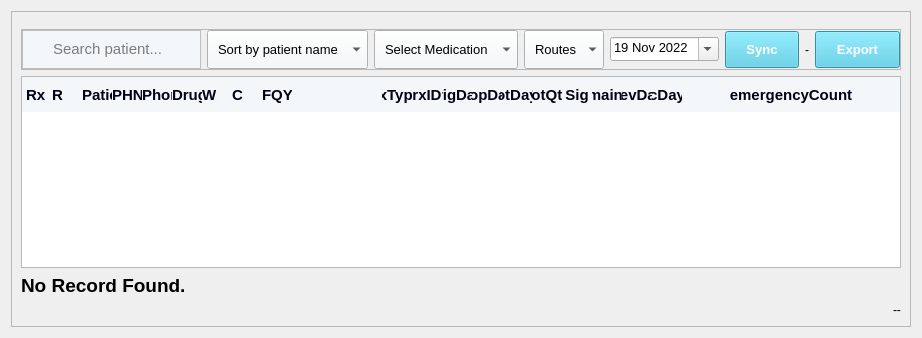
<?xml version="1.0" encoding="UTF-8"?>
<ui version="4.0">
 <class>Form</class>
 <widget class="QWidget" name="Form">
  <property name="geometry">
   <rect>
    <x>0</x>
    <y>0</y>
    <width>895</width>
    <height>337</height>
   </rect>
  </property>
  <property name="windowTitle">
   <string>Form</string>
  </property>
  <layout class="QVBoxLayout" name="verticalLayout">
   <item>
    <widget class="QFrame" name="viewDispensePage">
     <property name="styleSheet">
      <string notr="true">background:#FFFFFF;
font-family:Nirmala UI;
/*border:1px solid lightgrey</string>
     </property>
     <property name="frameShape">
      <enum>QFrame::StyledPanel</enum>
     </property>
     <property name="frameShadow">
      <enum>QFrame::Raised</enum>
     </property>
     <layout class="QGridLayout" name="gridLayout_6" columnstretch="0">
      <property name="leftMargin">
       <number>9</number>
      </property>
      <property name="topMargin">
       <number>17</number>
      </property>
      <property name="rightMargin">
       <number>9</number>
      </property>
      <property name="bottomMargin">
       <number>9</number>
      </property>
      <item row="1" column="0" alignment="Qt::AlignTop">
       <widget class="QFrame" name="frame_28">
        <property name="sizePolicy">
         <sizepolicy hsizetype="Preferred" vsizetype="Maximum">
          <horstretch>0</horstretch>
          <verstretch>0</verstretch>
         </sizepolicy>
        </property>
        <property name="frameShape">
         <enum>QFrame::StyledPanel</enum>
        </property>
        <property name="frameShadow">
         <enum>QFrame::Raised</enum>
        </property>
        <layout class="QHBoxLayout" name="horizontalLayout_27">
         <property name="leftMargin">
          <number>0</number>
         </property>
         <property name="topMargin">
          <number>0</number>
         </property>
         <property name="rightMargin">
          <number>0</number>
         </property>
         <property name="bottomMargin">
          <number>0</number>
         </property>
         <item>
          <widget class="QFrame" name="frame_29">
           <property name="maximumSize">
            <size>
             <width>300</width>
             <height>16777215</height>
            </size>
           </property>
           <property name="styleSheet">
            <string notr="true">background:#F4F7F9;</string>
           </property>
           <property name="frameShape">
            <enum>QFrame::StyledPanel</enum>
           </property>
           <property name="frameShadow">
            <enum>QFrame::Raised</enum>
           </property>
           <layout class="QHBoxLayout" name="horizontalLayout_2">
            <property name="spacing">
             <number>6</number>
            </property>
            <property name="leftMargin">
             <number>15</number>
            </property>
            <property name="topMargin">
             <number>0</number>
            </property>
            <property name="rightMargin">
             <number>9</number>
            </property>
            <property name="bottomMargin">
             <number>0</number>
            </property>
            <item alignment="Qt::AlignLeft">
             <widget class="QLabel" name="label_45">
              <property name="sizePolicy">
               <sizepolicy hsizetype="Preferred" vsizetype="Preferred">
                <horstretch>0</horstretch>
                <verstretch>0</verstretch>
               </sizepolicy>
              </property>
              <property name="styleSheet">
               <string notr="true">background:#F4F7F9;</string>
              </property>
              <property name="text">
               <string/>
              </property>
              <property name="pixmap">
               <pixmap>:/icon/images/search.svg</pixmap>
              </property>
             </widget>
            </item>
            <item>
             <widget class="QLineEdit" name="txtSearchPatientDispense">
              <property name="sizePolicy">
               <sizepolicy hsizetype="MinimumExpanding" vsizetype="Fixed">
                <horstretch>0</horstretch>
                <verstretch>0</verstretch>
               </sizepolicy>
              </property>
              <property name="font">
               <font>
                <family>Nirmala UI</family>
                <pointsize>11</pointsize>
                <weight>50</weight>
                <bold>false</bold>
               </font>
              </property>
              <property name="styleSheet">
               <string notr="true">background:#F4F7F9;
font-size:11pt;
border-radius:none</string>
              </property>
              <property name="placeholderText">
               <string>Search patient...</string>
              </property>
             </widget>
            </item>
           </layout>
          </widget>
         </item>
         <item alignment="Qt::AlignLeft">
          <widget class="QComboBox" name="sortDispenseCombo">
           <property name="font">
            <font>
             <family>Nirmala UI</family>
             <pointsize>10</pointsize>
            </font>
           </property>
           <property name="focusPolicy">
            <enum>Qt::NoFocus</enum>
           </property>
           <property name="styleSheet">
            <string notr="true">#sortDispenseCombo{
background:#F4F7F9;
padding:10px;
font-size:10pt
}
#sortDispenseCombo::drop-down{
	border:0px;
	image:url(:/icon/images/down_arrow.svg);
	padding:17px 15px 0px 0px;
}
#sortDispenseCombo QListView {
    border: 1px solid lightgrey;
    border-radius: 0px;
}
#sortDispenseCombo QListView:item{
padding:6px;
}</string>
           </property>
           <property name="iconSize">
            <size>
             <width>28</width>
             <height>42</height>
            </size>
           </property>
           <item>
            <property name="text">
             <string>Sort by patient name</string>
            </property>
           </item>
           <item>
            <property name="text">
             <string>Sort by route</string>
            </property>
           </item>
          </widget>
         </item>
         <item>
          <widget class="QComboBox" name="comboDrug">
           <property name="sizePolicy">
            <sizepolicy hsizetype="MinimumExpanding" vsizetype="Fixed">
             <horstretch>0</horstretch>
             <verstretch>0</verstretch>
            </sizepolicy>
           </property>
           <property name="font">
            <font>
             <family>Nirmala UI</family>
             <pointsize>10</pointsize>
            </font>
           </property>
           <property name="focusPolicy">
            <enum>Qt::NoFocus</enum>
           </property>
           <property name="styleSheet">
            <string notr="true">#comboDrug{
background:#F4F7F9;
padding:10px;
}
#comboDrug::drop-down{
image:url(:/icon/images/down_arrow.svg);
padding:17px 15px 0px 0px;
}
#comboDrug QListView {
    border: 1px solid lightgrey;
    border-radius: 0px;
}
#comboDrug QListView:item{
padding:6px;
width:20px
}</string>
           </property>
           <property name="iconSize">
            <size>
             <width>28</width>
             <height>42</height>
            </size>
           </property>
           <item>
            <property name="text">
             <string>Select Medication</string>
            </property>
           </item>
           <item>
            <property name="text">
             <string>All</string>
            </property>
           </item>
          </widget>
         </item>
         <item>
          <widget class="QComboBox" name="comboRoute">
           <property name="sizePolicy">
            <sizepolicy hsizetype="Preferred" vsizetype="Fixed">
             <horstretch>0</horstretch>
             <verstretch>0</verstretch>
            </sizepolicy>
           </property>
           <property name="font">
            <font>
             <family>Nirmala UI</family>
             <pointsize>10</pointsize>
            </font>
           </property>
           <property name="focusPolicy">
            <enum>Qt::NoFocus</enum>
           </property>
           <property name="styleSheet">
            <string notr="true">#comboRoute {
    background: #F4F7F9;
    padding: 10px;
}

#comboRoute::drop-down {
    image: url(:/icon/images/down_arrow.svg);
    padding: 17px 15px 0px 0px;
}

#comboRoute QListView {
    border: 1px solid lightgrey;
    border-radius: 0px;
}

#comboRoute QListView::item {
    padding: 6px;
}

QScrollBar::handle:vertical {
    background-color: rgb(218, 221, 222);
}
</string>
           </property>
           <property name="iconSize">
            <size>
             <width>28</width>
             <height>42</height>
            </size>
           </property>
           <item>
            <property name="text">
             <string>Routes</string>
            </property>
           </item>
           <item>
            <property name="text">
             <string>All</string>
            </property>
           </item>
          </widget>
         </item>
         <item>
          <widget class="CustomDateEdit" name="dateEditViewDispense">
           <property name="sizePolicy">
            <sizepolicy hsizetype="Minimum" vsizetype="Fixed">
             <horstretch>0</horstretch>
             <verstretch>0</verstretch>
            </sizepolicy>
           </property>
           <property name="minimumSize">
            <size>
             <width>109</width>
             <height>0</height>
            </size>
           </property>
           <property name="font">
            <font>
             <family>Nirmala UI</family>
             <pointsize>10</pointsize>
            </font>
           </property>
           <property name="focusPolicy">
            <enum>Qt::ClickFocus</enum>
           </property>
           <property name="styleSheet">
            <string notr="true">QDateEdit{
padding:10px;
background:#F4F7F9;
}
QDateEdit::drop-down{
image:url(:/icon/images/down_arrow.svg);
padding:17px 12px 17px 0px;
/*border:1px solid lightgrey;*/
}
QCalendarWidget QToolButton {
/* Style navigation buttons */
background-color: transparent;
color: black;
width:90px;
}
QCalendarWidget QToolButton:hover {
/* Hover effect for navigation buttons */
background-color: #e0e0e0;
}
 /* Hover on list of  month items */
QCalendarWidget QMenu::item:selected {
background-color:rgb(72, 201, 227);
color: white;
}
/* Hover on month button*/
/*QCalendarWidget QWidget#qt_calendar_monthbutton:hover {
color: #66bb6a; 
}


/*background color for dates*/
/*QCalendarWidget QAbstractItemView:enabled{
background-color: yellow;
color: black;
}
QCalendarWidget QMenu{
color: black;
}
/*css for list of month*/
/*QCalendarWidget QMenu::item {
padding: 5px 10px;
background-color: pink;
color: yellow;
}
</string>
           </property>
           <property name="alignment">
            <set>Qt::AlignLeading|Qt::AlignLeft|Qt::AlignTop</set>
           </property>
           <property name="buttonSymbols">
            <enum>QAbstractSpinBox::NoButtons</enum>
           </property>
           <property name="minimumDate">
            <date>
             <year>2022</year>
             <month>11</month>
             <day>19</day>
            </date>
           </property>
           <property name="calendarPopup">
            <bool>true</bool>
           </property>
           <property name="timeSpec">
            <enum>Qt::UTC</enum>
           </property>
          </widget>
         </item>
         <item>
          <widget class="QPushButton" name="btnSync">
           <property name="cursor">
            <cursorShape>PointingHandCursor</cursorShape>
           </property>
           <property name="focusPolicy">
            <enum>Qt::NoFocus</enum>
           </property>
           <property name="styleSheet">
            <string notr="true">QPushButton{
background:#48C9E3;
color:#FFFFFF;
padding:10px 20px;
font-family:Nirmala UI;
font-weight: 900;
font-size:10pt
}</string>
           </property>
           <property name="text">
            <string>Sync</string>
           </property>
          </widget>
         </item>
         <item>
          <widget class="QLabel" name="animateLbl">
           <property name="text">
            <string>-</string>
           </property>
          </widget>
         </item>
         <item>
          <widget class="QPushButton" name="btnExport">
           <property name="cursor">
            <cursorShape>PointingHandCursor</cursorShape>
           </property>
           <property name="focusPolicy">
            <enum>Qt::NoFocus</enum>
           </property>
           <property name="styleSheet">
            <string notr="true">QPushButton{
background:#48C9E3;
color:#FFFFFF;
padding:10px 20px;
font-family:Nirmala UI;
font-weight: 900;
font-size:10pt
}</string>
           </property>
           <property name="text">
            <string>Export</string>
           </property>
          </widget>
         </item>
        </layout>
       </widget>
      </item>
      <item row="4" column="0" alignment="Qt::AlignRight">
       <widget class="QLabel" name="infoViewDispense">
        <property name="sizePolicy">
         <sizepolicy hsizetype="Preferred" vsizetype="Maximum">
          <horstretch>0</horstretch>
          <verstretch>0</verstretch>
         </sizepolicy>
        </property>
        <property name="styleSheet">
         <string notr="true">font-family:Nirmala UI;</string>
        </property>
        <property name="text">
         <string>--</string>
        </property>
       </widget>
      </item>
      <item row="2" column="0">
       <widget class="QTableWidget" name="tableDispense">
        <property name="enabled">
         <bool>true</bool>
        </property>
        <property name="sizePolicy">
         <sizepolicy hsizetype="Expanding" vsizetype="MinimumExpanding">
          <horstretch>0</horstretch>
          <verstretch>0</verstretch>
         </sizepolicy>
        </property>
        <property name="font">
         <font>
          <family>Nirmala UI</family>
          <pointsize>10</pointsize>
         </font>
        </property>
        <property name="focusPolicy">
         <enum>Qt::NoFocus</enum>
        </property>
        <property name="styleSheet">
         <string notr="true">QTableWidget {
	font-size:10pt
}
QHeaderView::section {
    background-color: #F4F7F9;
    color: #020014;
	font-weight:700;
	border:none;
	height:35px;
	font-family:Nirmala UI;
	font-size:11pt
}
QTableWidget::Item{
border-bottom:1px dashed grey;
}
QScrollBar::handle:vertical{
background-color:rgb(218, 221, 222)
}
QScrollBar::handle:horizontal{
background-color:rgb(218, 221, 222)
}</string>
        </property>
        <property name="autoScroll">
         <bool>true</bool>
        </property>
        <property name="editTriggers">
         <set>QAbstractItemView::NoEditTriggers</set>
        </property>
        <property name="selectionBehavior">
         <enum>QAbstractItemView::SelectRows</enum>
        </property>
        <property name="showGrid">
         <bool>false</bool>
        </property>
        <attribute name="horizontalHeaderCascadingSectionResizes">
         <bool>true</bool>
        </attribute>
        <attribute name="horizontalHeaderDefaultSectionSize">
         <number>30</number>
        </attribute>
        <attribute name="horizontalHeaderMinimumSectionSize">
         <number>20</number>
        </attribute>
        <attribute name="horizontalHeaderStretchLastSection">
         <bool>true</bool>
        </attribute>
        <attribute name="verticalHeaderVisible">
         <bool>false</bool>
        </attribute>
        <attribute name="verticalHeaderDefaultSectionSize">
         <number>39</number>
        </attribute>
        <column>
         <property name="text">
          <string> Rx</string>
         </property>
         <property name="textAlignment">
          <set>AlignLeading|AlignVCenter</set>
         </property>
        </column>
        <column>
         <property name="text">
          <string>R</string>
         </property>
         <property name="textAlignment">
          <set>AlignLeading|AlignVCenter</set>
         </property>
        </column>
        <column>
         <property name="text">
          <string>Patient</string>
         </property>
         <property name="textAlignment">
          <set>AlignLeading|AlignVCenter</set>
         </property>
        </column>
        <column>
         <property name="text">
          <string>PHN</string>
         </property>
         <property name="textAlignment">
          <set>AlignLeading|AlignVCenter</set>
         </property>
        </column>
        <column>
         <property name="text">
          <string>Phone</string>
         </property>
         <property name="textAlignment">
          <set>AlignLeading|AlignVCenter</set>
         </property>
        </column>
        <column>
         <property name="text">
          <string>Drug</string>
         </property>
         <property name="textAlignment">
          <set>AlignLeading|AlignVCenter</set>
         </property>
        </column>
        <column>
         <property name="text">
          <string>W</string>
         </property>
         <property name="textAlignment">
          <set>AlignLeading|AlignVCenter</set>
         </property>
        </column>
        <column>
         <property name="text">
          <string>C</string>
         </property>
         <property name="textAlignment">
          <set>AlignLeading|AlignVCenter</set>
         </property>
        </column>
        <column>
         <property name="text">
          <string>FQY</string>
         </property>
         <property name="textAlignment">
          <set>AlignLeading|AlignVCenter</set>
         </property>
        </column>
        <column>
         <property name="text">
          <string/>
         </property>
         <property name="textAlignment">
          <set>AlignLeading|AlignVCenter</set>
         </property>
        </column>
        <column>
         <property name="text">
          <string/>
         </property>
         <property name="textAlignment">
          <set>AlignLeading|AlignVCenter</set>
         </property>
        </column>
        <column>
         <property name="text">
          <string/>
         </property>
         <property name="textAlignment">
          <set>AlignLeading|AlignVCenter</set>
         </property>
        </column>
        <column>
         <property name="text">
          <string>rxType</string>
         </property>
        </column>
        <column>
         <property name="text">
          <string>rxID</string>
         </property>
        </column>
        <column>
         <property name="text">
          <string>OrigDate</string>
         </property>
        </column>
        <column>
         <property name="text">
          <string>StopDate</string>
         </property>
        </column>
        <column>
         <property name="text">
          <string>TotDays</string>
         </property>
        </column>
        <column>
         <property name="text">
          <string>TotQty</string>
         </property>
        </column>
        <column>
         <property name="text">
          <string>Sig</string>
         </property>
        </column>
        <column>
         <property name="text">
          <string>Remaining</string>
         </property>
        </column>
        <column>
         <property name="text">
          <string>prevDate</string>
         </property>
        </column>
        <column>
         <property name="text">
          <string>scDays</string>
         </property>
        </column>
        <column>
         <property name="text">
          <string>emergencyCount</string>
         </property>
        </column>
       </widget>
      </item>
      <item row="3" column="0" alignment="Qt::AlignLeft|Qt::AlignTop">
       <widget class="QLabel" name="lblDB">
        <property name="sizePolicy">
         <sizepolicy hsizetype="MinimumExpanding" vsizetype="MinimumExpanding">
          <horstretch>0</horstretch>
          <verstretch>0</verstretch>
         </sizepolicy>
        </property>
        <property name="styleSheet">
         <string notr="true">font-size:14pt;font-weight:700</string>
        </property>
        <property name="text">
         <string>No Record Found.</string>
        </property>
       </widget>
      </item>
     </layout>
    </widget>
   </item>
  </layout>
 </widget>
 <customwidgets>
  <customwidget>
   <class>CustomDateEdit</class>
   <extends>QDateEdit</extends>
   <header location="global">custom_date_edit.h</header>
  </customwidget>
 </customwidgets>
 <resources/>
 <connections/>
</ui>
